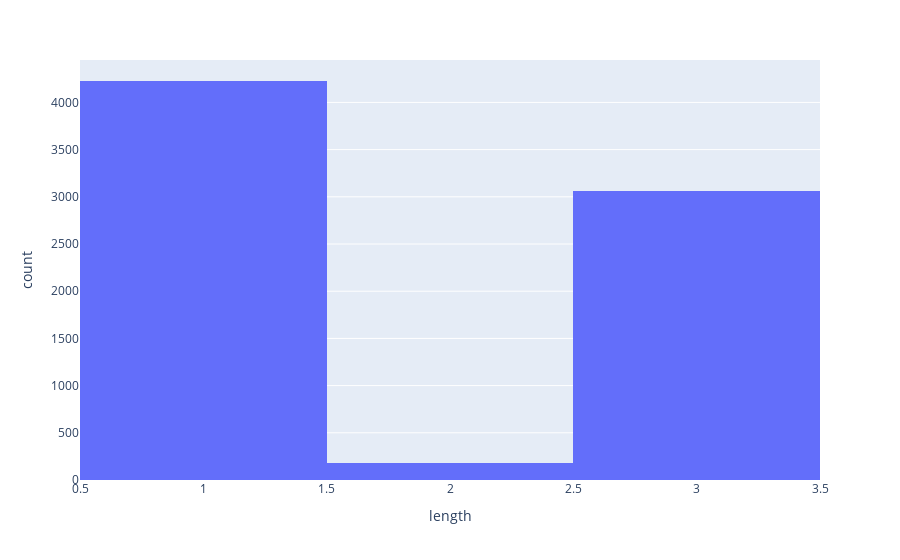

Source (notebook cell):
### Code cell
fig = px.histogram(df, x = "length")
fig.show()

### Figure 1 — Plotly figure (JSON) as saved in the notebook; plotly's stock layout.template omitted (floating-point values rounded to 4 significant figures; data arrays with more than 128 entries replaced by an {"elided": "..."} marker saying what was removed)
{"data": [{"alignmentgroup": "True", "bingroup": "x", "hovertemplate": "length=%{x}<br>count=%{y}<extra></extra>", "legendgroup": "", "marker": {"color": "#636efa", "pattern": {"shape": ""}}, "name": "", "offsetgroup": "", "orientation": "v", "showlegend": false, "type": "histogram", "x": {"elided": "8378 int values"}, "xaxis": "x", "yaxis": "y"}], "layout": {"barmode": "relative", "legend": {"tracegroupgap": 0}, "margin": {"t": 60}, "xaxis": {"anchor": "y", "domain": [0, 1], "title": {"text": "length"}}, "yaxis": {"anchor": "x", "domain": [0, 1], "title": {"text": "count"}}}}
